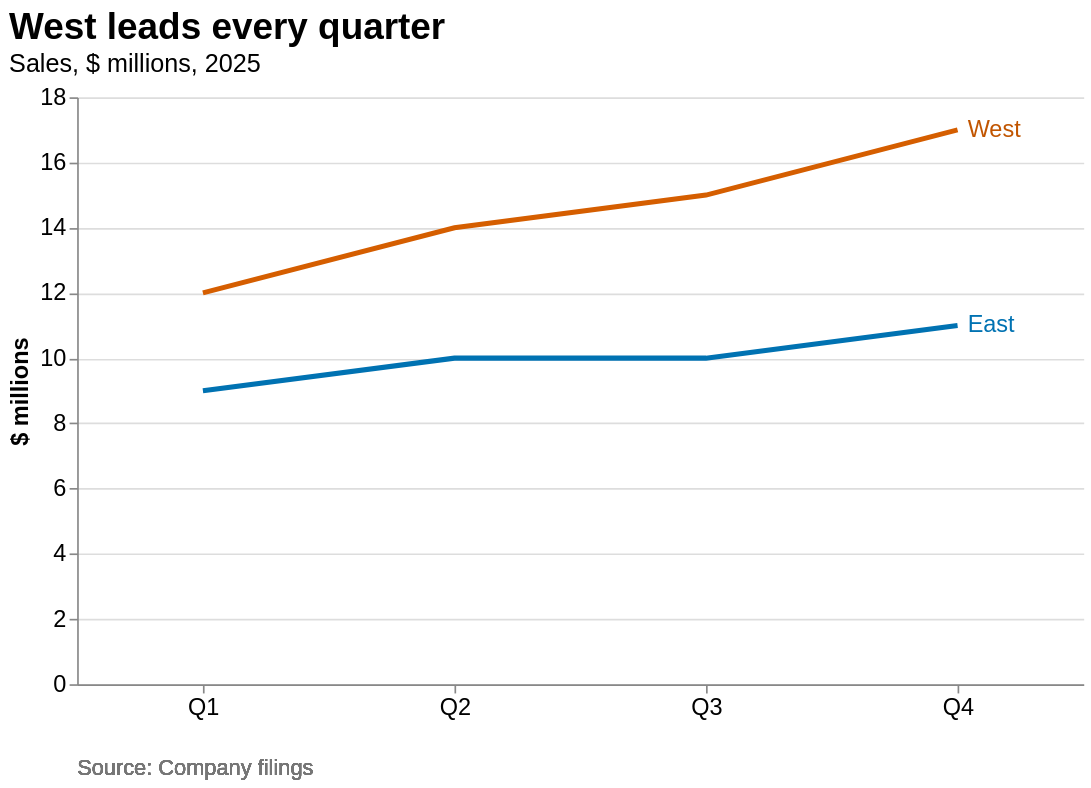

Write the Vega-Lite specification saved for this chart.
### Vega specification from a JSON file in a GitHub repository (floating-point values rounded to 4 significant figures)
{"$schema": "https://vega.github.io/schema/vega/v6.json", "background": "white", "padding": 5, "width": 600, "height": 350, "title": {"text": "West leads every quarter", "subtitle": "Sales, $ millions, 2025", "fontSize": 22, "subtitleFontSize": 15, "anchor": "start"}, "style": "cell", "data": [{"name": "source_0", "values": [{"q": "Q1", "region": "West", "v": 12}, {"q": "Q2", "region": "West", "v": 14}, {"q": "Q3", "region": "West", "v": 15}, {"q": "Q4", "region": "West", "v": 17}, {"q": "Q1", "region": "East", "v": 9}, {"q": "Q2", "region": "East", "v": 10}, {"q": "Q3", "region": "East", "v": 10}, {"q": "Q4", "region": "East", "v": 11}]}, {"name": "data_0", "source": "source_0", "transform": [{"type": "filter", "expr": "datum.q === 'Q4'"}, {"type": "filter", "expr": "isValid(datum[\"v\"]) && isFinite(+datum[\"v\"])"}]}], "marks": [{"name": "layer_0_pathgroup", "type": "group", "from": {"facet": {"name": "faceted_path_layer_0_main", "data": "source_0", "groupby": ["region"]}}, "encode": {"update": {"width": {"field": {"group": "width"}}, "height": {"field": {"group": "height"}}}}, "marks": [{"name": "layer_0_marks", "type": "line", "style": ["line"], "sort": {"field": "x"}, "from": {"data": "faceted_path_layer_0_main"}, "encode": {"update": {"strokeWidth": {"value": 3}, "stroke": {"scale": "layer_0_color", "field": "region"}, "description": {"signal": "\"q: \" + (isValid(datum[\"q\"]) ? isArray(datum[\"q\"]) ? join(datum[\"q\"], ' ') : datum[\"q\"] : \"\"+datum[\"q\"]) + \"; $ millions: \" + (format(datum[\"v\"], \"\")) + \"; region: \" + (isValid(datum[\"region\"]) ? isArray(datum[\"region\"]) ? join(datum[\"region\"], ' ') : datum[\"region\"] : \"\"+datum[\"region\"])"}, "x": {"scale": "x", "field": "q"}, "y": {"scale": "y", "field": "v"}, "defined": {"signal": "isValid(datum[\"v\"]) && isFinite(+datum[\"v\"])"}}}}]}, {"name": "layer_1_marks", "type": "text", "style": ["text"], "from": {"data": "data_0"}, "encode": {"update": {"align": {"value": "left"}, "dx": {"value": 6}, "fontSize": {"value": 14}, "fill": {"scale": "layer_1_color", "field": "region"}, "description": {"signal": "\"q: \" + (isValid(datum[\"q\"]) ? isArray(datum[\"q\"]) ? join(datum[\"q\"], ' ') : datum[\"q\"] : \"\"+datum[\"q\"]) + \"; v: \" + (format(datum[\"v\"], \"\")) + \"; region: \" + (isValid(datum[\"region\"]) ? isArray(datum[\"region\"]) ? join(datum[\"region\"], ' ') : datum[\"region\"] : \"\"+datum[\"region\"])"}, "x": {"scale": "x", "field": "q"}, "y": {"scale": "y", "field": "v"}, "text": {"signal": "isValid(datum[\"region\"]) ? datum[\"region\"] : \"\"+datum[\"region\"]"}, "baseline": {"value": "middle"}}}}, {"name": "layer_2_marks", "type": "text", "style": ["text"], "from": {"data": "source_0"}, "encode": {"update": {"align": {"value": "left"}, "dy": {"value": 50}, "fontSize": {"value": 13}, "fill": {"value": "#767676"}, "x": {"value": 0}, "y": {"value": 350}, "text": {"value": "Source: Company filings"}, "baseline": {"value": "middle"}}}}], "scales": [{"name": "x", "type": "point", "domain": {"fields": [{"data": "source_0", "field": "q"}, {"data": "data_0", "field": "q"}], "sort": true}, "range": [0, {"signal": "width"}], "padding": 0.5}, {"name": "y", "type": "linear", "domain": {"fields": [{"data": "source_0", "field": "v"}, {"data": "data_0", "field": "v"}]}, "range": [{"signal": "height"}, 0], "nice": true, "zero": true}, {"name": "layer_0_color", "type": "ordinal", "domain": {"data": "source_0", "field": "region", "sort": true}, "range": ["#0072B2", "#D55E00"]}, {"name": "layer_1_color", "type": "ordinal", "domain": {"data": "data_0", "field": "region", "sort": true}, "range": ["#0072B2", "#C15500"]}], "axes": [{"scale": "y", "orient": "left", "gridScale": "x", "grid": true, "tickCount": {"signal": "ceil(height/40)"}, "domain": false, "labels": false, "aria": false, "maxExtent": 0, "minExtent": 0, "ticks": false, "zindex": 0}, {"scale": "x", "orient": "bottom", "grid": false, "labelAngle": 0, "labelBaseline": "top", "zindex": 0}, {"scale": "y", "orient": "left", "grid": false, "title": "$ millions", "labelOverlap": true, "tickCount": {"signal": "ceil(height/40)"}, "zindex": 0}], "config": {"axis": {"labelFontSize": 14, "titleFontSize": 14}, "style": {"cell": {"stroke": null}}}}
